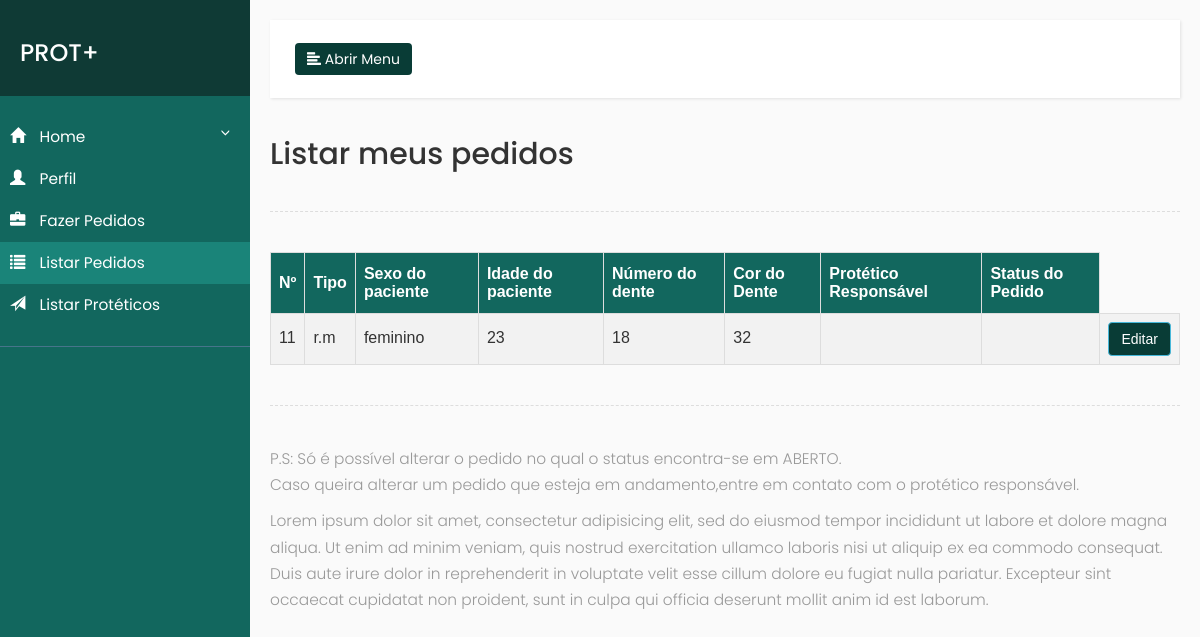
The page /listaPedidos.php (signed in) on the database its author committed.
### tables this page shows
CREATE TABLE `pedidos` (
  `id` int(50) NOT NULL,
  `trabalho` varchar(100) NOT NULL,
  `sexo` varchar(50) NOT NULL,
  `idade_paciente` varchar(50) NOT NULL,
  `num_dente` varchar(50) NOT NULL,
  `cor_dente` varchar(50) NOT NULL,
  `obs` varchar(500) NOT NULL,
  `dentista` varchar(500) NOT NULL,
  `disponibilidade` varchar(400) NOT NULL,
  `protetico_resp` varchar(500) NOT NULL,
  `valor_medio` int(10) NOT NULL,
  `estado` varchar(500) NOT NULL
);

### listaPedidos.php (the view, shortened to what this page needs)
<?php
include("conecta.php");
$dentista = $_SESSION['login'];
$consulta = "SELECT * FROM pedidos WHERE dentista = '$dentista'";
$con = $conexao ->query($consulta) or die ($con->error);
?>
<html>
    <head>
        <link rel="stylesheet" href="https://maxcdn.bootstrapcdn.com/bootstrap/3.3.7/css/bootstrap.min.css">
        <link rel="stylesheet" href="css/sidebar.css">
    </head>
    <body>
        <div class="wrapper">
            <nav id="sidebar">
                <div class="sidebar-header">
                    <h3>PROT+</h3>
                </div>
                <ul class="list-unstyled components">
                    <li>
                        <a href="#homeSubmenu" data-toggle="collapse" aria-expanded="false">
                            <i class="glyphicon glyphicon-home"></i>
                            Home
                        </a>
                    </li>
                    <li>
                        <a href="#">
                            <i class="glyphicon glyphicon-user"></i>
                            Perfil
                        </a>
                    </li>
                    <li>
                        <a href="pedidosDentista.php">
                            <i class="glyphicon glyphicon-briefcase"></i>
                            Fazer Pedidos
                        </a>
                    </li>
                    <li class="active">
                        <a href="listaPedidos.php">
                            <i class="glyphicon glyphicon-list"></i>
                            Listar Pedidos
                        </a>
                    </li>
                    <li>
                        <a href="listaProtetico.php?estado=">
                            <i class="glyphicon glyphicon-send"></i>
                            Listar Protéticos
                        </a>
                    </li>
                </ul>
            </nav>
            <div id="content">
                <nav class="navbar navbar-default">
                    <div class="container-fluid">
                        <div class="navbar-header">
                            <button type="button" id="sidebarCollapse" class="btn btn-info navbar-btn">
                                <i class="glyphicon glyphicon-align-left"></i>
                                <span>Abrir Menu</span>
                            </button>
                        </div>
                    </div>
                </nav>
                <h2>Listar meus pedidos</h2>
                <div class="line"></div>
                <table id="tabelaCustom">
                	<tr>
                		<th>Nº</th>
                        <th>Tipo</th>
                        <th>Sexo do paciente</th>
                        <th>Idade do paciente</th>
                        <th>Número do dente</th>
                        <th>Cor do Dente</th>
                        <th>Protético Responsável</th>
                        <th>Status do Pedido</th>
                	</tr>
                	<?php while($dado = $con->fetch_array()){?>
                	<tr>
                		<td style="padding-bottom: 10px;"><?php echo $dado["id"];?></td>
                        <td style="padding-bottom: 10px;"><?php echo $dado["trabalho"];?></td>
                		<td style="padding-bottom: 10px;"><?php echo $dado["sexo"];?></td>
                		<td style="padding-bottom: 10px;"><?php echo $dado["idade_paciente"];?></td>
                        <td style="padding-bottom: 10px;"><?php echo $dado["num_dente"];?></td>
                        <td style="padding-bottom: 10px;"><?php echo $dado["cor_dente"];?></td>
                        <td style="padding-bottom: 10px;"><?php echo $dado["protetico_resp"];?></td>
                        <td style="padding-bottom: 10px;"><?php echo $dado["disponibilidade"];?></td>
                        <td><button <?php if ($dado["disponibilidade"] == "Andamento") echo "disabled" ?> type="button" class="btn btn-info" data-toggle="modal" data-target="#myModal">Editar</button></td>
                	</tr>
                	<?php } ?>
                </table>
                <div class="line"></div>
               <p>
                P.S: Só é possível alterar o pedido no qual o status encontra-se em ABERTO.
                <br>
                Caso queira alterar um pedido que esteja em andamento,entre em contato com o protético responsável.
                </p>
                <p>
                Lorem ipsum dolor sit amet, consectetur adipisicing elit, sed do eiusmod
                tempor incididunt ut labore et dolore magna aliqua. Ut enim ad minim veniam,
                quis nostrud exercitation ullamco laboris nisi ut aliquip ex ea commodo
                consequat. Duis aute irure dolor in reprehenderit in voluptate velit esse
                cillum dolore eu fugiat nulla pariatur. Excepteur sint occaecat cupidatat non
                proident, sunt in culpa qui officia deserunt mollit anim id est laborum.
                </p>
            </div>
        </div>
    </body>
</html>

### css/sidebar.css (style rules this page uses)
body { font-family: 'Poppins', sans-serif; background: #fafafa; }
.btn-info { background: #093c36; }
p { font-family: 'Poppins', sans-serif; font-size: 1.1em; font-weight: 300; line-height: 1.7em; color: #999; }
a, a:hover, a:focus { color: inherit; text-decoration: none; transition: all 0.3s; }
.navbar { padding: 15px 10px; background: #fff; border: none; border-radius: 0; margin-bottom: 40px; box-shadow: 1px 1px 3px rgba(0, 0, 0, 0.1); }
.navbar-btn { box-shadow: none; outline: none !important; border: none; }
.line { width: 100%; height: 1px; border-bottom: 1px dashed #ddd; margin: 40px 0; }
i, span { display: inline-block; }
.wrapper { display: flex; align-items: stretch; }
#sidebar { min-width: 250px; max-width: 250px; background: #12675e; color: #fff; transition: all 0.3s; }
#sidebar ul li a { text-align: left; }
#sidebar .sidebar-header { padding: 20px; background: #0f3a35; }
#sidebar ul.components { padding: 20px 0; border-bottom: 1px solid #47748b; }
#sidebar ul li a { padding: 10px; font-size: 1.1em; display: block; }
#sidebar ul li a i { margin-right: 10px; }
#sidebar ul li.active > a, a[aria-expanded="true"] { color: #fff; background:#1a8479; }
a[data-toggle="collapse"] { position: relative; }
a[aria-expanded="false"]::before, a[aria-expanded="true"]::before { content: '\e259'; display: block; position: absolute; right: 20px; font-family: 'Glyphicons Halflings'; font-size: 0.6em; }
#content { padding: 20px; min-height: 100vh; transition: all 0.3s; max-width: 100%; }

### listaPedidos.php (style rules this page uses)
#tabelaCustom { font-family: "Trebuchet MS", Arial, Helvetica, sans-serif; border-collapse: collapse; width: 100%; }
#tabelaCustom td, #tabelaCustom th { border: 1px solid #ddd; padding: 8px; }
#tabelaCustom tr:nth-child(even) { background-color: #f2f2f2; }
#tabelaCustom th { padding-top: 12px; padding-bottom: 12px; text-align: left; background-color: #12675e; color: white; }

### rows shown on the page
pedidos: id "11", trabalho "r.m", sexo "feminino", idade_paciente "23", num_dente "18", cor_dente "32"
